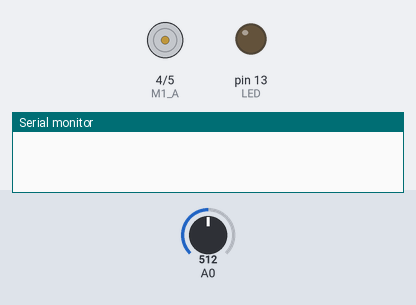
Recording of a sketch running on a simulated Arduino Uno, built with avr-gcc and run on an emulated ATmega328P. Parts: motor-driver pin pairs drawn as motors (green arrow = first pin HIGH = forward, orange = second pin HIGH = backward, longer = more drive, scaled by the enable pin), output pins drawn as LEDs (lit = HIGH), the last lines printed to the serial monitor. The inputs (shaded band) are chosen by the test bench; at power-on: A0 = 512.

Above: at 0.07 s.
At 1.2 s:
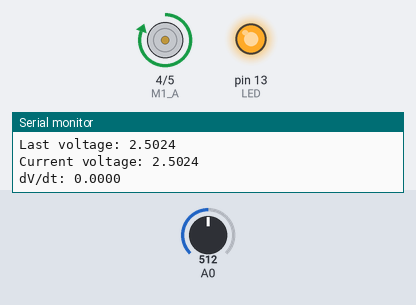
1.3 s: A0 set to 138
2.8 s: A0 set to 121
At 3.6 s:
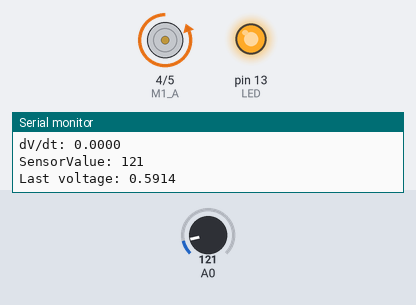
Timing chart, 0 to 5.8 s (numbered marks = the images above; inputs shaded):
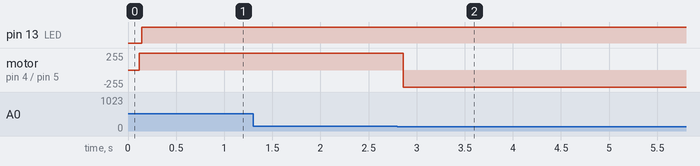

Measured:
- the behaviour switches between 128 and 127 on A0 (found by bisection; images 1 and 2)
- after the input at 2.8 s, motor on pin 4 (M1_A) / pin 5 (M1_B): forward 255/255 → backward 255/255 after 0.06 s

The sketch:

steering.ino
```cpp
float voltage = 0;
float LastVoltage = 0;
float rate = 0;
float diff = 0;
unsigned long lastTime = 0;
unsigned long dt = 100; // dt in milliseconds
int M1_A = 4;
int M1_PWM = 11;
int M1_B = 5; //pwm
// LED pin attached to Arduino D13
int LED = 13;
int sensorValue = 0;
// variable to store speed value
int speed_val = 255;
void setup()
{
  Serial.begin(9600);
  // declare outputs
pinMode(LED, OUTPUT);

pinMode(M1_A, OUTPUT);
pinMode(M1_PWM, OUTPUT);
pinMode(M1_B, OUTPUT);


}

void loop()
{
  if (millis() - lastTime  >= dt)   // wait for dt milliseconds
  {
    lastTime = millis();
    sensorValue = analogRead(A0);
    voltage = sensorValue * (5.0 / 1023.0); // this line changed !!

    Serial.print("SensorValue: ");
    Serial.println(sensorValue);
    Serial.print("Last voltage: ");
    Serial.println(LastVoltage, 4);
    Serial.print("Current voltage: ");
    Serial.println(voltage, 4 );

    rate = (voltage-LastVoltage);
    diff = (1000*rate/dt);
    Serial.print("dV/dt: ");
    Serial.println(diff, 4);
   Serial.println();

    LastVoltage = voltage;
  }

//control code here
if(sensorValue>=128)
{
  if(diff!=0.0000)
  {
  M1_reverse(speed_val);
  delay(25);
  digitalWrite(LED, HIGH);
  }
}
else if(sensorValue<=128)
{
  if(diff!=0.0000)
  {
  M1_forward(speed_val);
  delay(25);
  digitalWrite(LED, HIGH);
  }
}


}
/////////// motor functions ////////////////

void M1_reverse(int x){
digitalWrite(M1_B, LOW);
digitalWrite(M1_A, HIGH);
analogWrite(M1_PWM, x);
}

void M1_forward(int x){
digitalWrite(M1_A, LOW);
digitalWrite(M1_B, HIGH);
analogWrite(M1_PWM, x);
}

void M1_stop(){
digitalWrite(M1_B, LOW);
digitalWrite(M1_A, LOW);
digitalWrite(M1_PWM, LOW);
}
```
